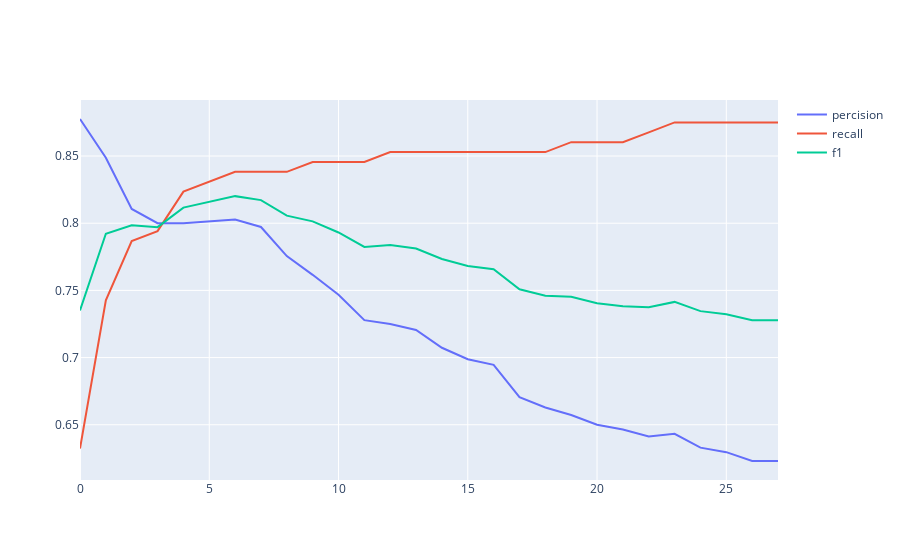

The notebook cell saved with this chart:
### Code cell
import plotly.express as px
import plotly.graph_objects as go


fig = go.Figure()

x1=np.arange(28)

fig.add_trace(go.Scatter(x=x1, y=precision_results, name = 'percision'))
fig.add_trace(go.Scatter(x=x1 , y=recall_results, name = 'recall'))
fig.add_trace(go.Scatter(x=x1, y=f1_results, name = 'f1'))
